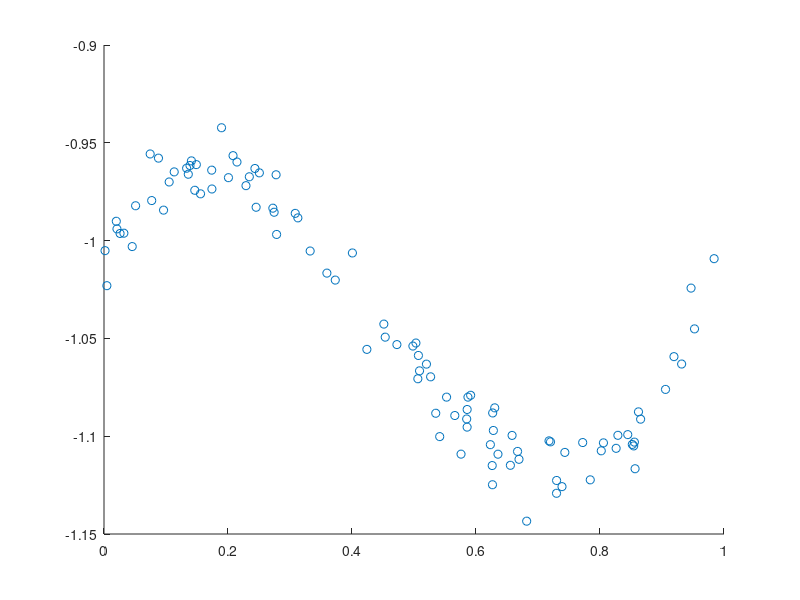

Write MATLAB code to recreate this figure. (Note: this script raises an error after producing the figure.)
%%
%
%  Copyright : Copyright (c) MOSEK ApS, Denmark. All rights reserved.
%
%  File :      normex.m
%
%  Purpose:   Demonstrates various norm minimization problems
%
%             * least squares regression
%             * ridge regularization
%             * lasso regularization
%             * p-norm minimization
%
%%

% This function runs a few examples
function normex()
% Create some random data
N  = 100;
x1 = sort(rand(N,1));
p  = @(t) 1.5*t.^3-2*t.^2+0.5*t.^1-1;
y1 = p(x1) + 0.01*randn(N,1);
xp = smallVander(x1, 5);
figure(1);
scatter(x1, y1);
hold on

% Least squares regression
x = norm_lse(xp, y1, zeros(0,6), []);
plot(0:0.01:1, smallVander((0:0.01:1)', 5)*x);

% With ridge regularization
x = norm_lse_reg(xp, y1, zeros(0,6), [], 0.1);
plot(0:0.01:1, smallVander((0:0.01:1)', 5)*x);

% Quadratic ridge
x = norm_lse_reg_quad(xp, y1, zeros(0,6), [], 0.2);
plot(0:0.01:1, smallVander((0:0.01:1)', 5)*x);

% Completely random large data for lasso example
N = 100;
K = 3000;
F = sprandn(K, N, 0.5);
g = randn(K, 1);
disp(sprintf('Lasso regularization'));
for gamma=[0.01, 0.1, 0.3, 0.6, 0.9, 1.3]
   x = norm_lse_lasso(F, g, zeros(0,N), [], gamma);
   disp(sprintf('Gamma %.4f  density %.0f%%   |Fx-g|_2: %.4f', gamma, sum(abs(x)>1e-6)/N*100, norm(F*x-g)));
end

% Example with the p-norm cone for various p
% We add a far outlier to the first example
x12 = [x1; 0.73];
y12 = [y1; -0.99];
xp2 = [x12.^5, x12.^4, x12.^3, x12.^2, x12.^1, x12.^0];
figure(2);
parts = [];
labels = [];
scatter(x12, y12);
hold on
for p=[1.1, 2.0, 3.0, 6.0]
   x = norm_p_norm(xp2, y12, zeros(0,6), [], p);
   parts = [parts; plot(0:0.01:1, smallVander((0:0.01:1)', 5)*x);];
   labels = [labels; sprintf('%.1f', p)];
end
legend(parts, labels);
end

% Least squares regression
% minimize \|Fx-g\|_2
function x = norm_lse(F,g,A,b)
clear prob;
[r, res] = mosekopt('symbcon');
n = size(F,2);
k = size(g,1);
m = size(A,1);

% Linear constraints in [x; t]
prob.a   = [A, zeros(m,1)];
prob.buc = b;
prob.blc = b;
prob.blx = -inf*ones(n+1,1);
prob.bux = inf*ones(n+1,1);
prob.c   = [zeros(n,1); 1];

% Affine conic constraint
prob.f = sparse([zeros(1,n), 1; F, zeros(k,1)]);
prob.g = [0; -g];
prob.cones = [ res.symbcon.MSK_CT_QUAD k+1 ];

% Solve
[r, res] = mosekopt('minimize echo(0)', prob);
x = res.sol.itr.xx(1:n);
end

% Least squares regression with regularization
% minimize \|Fx-g\|_2 + gamma*\|x\|_2
function x = norm_lse_reg(F,g,A,b,gamma)
clear prob;
[r, res] = mosekopt('symbcon');
n = size(F,2);
k = size(g,1);
m = size(A,1);

% Linear constraints in [x; t1; t2]
prob.a   = [A, zeros(m,2)];
prob.buc = b;
prob.blc = b;
prob.blx = -inf*ones(n+2,1);
prob.bux = inf*ones(n+2,1);
prob.c   = [zeros(n,1); 1; gamma];

% Affine conic constraint
prob.f = sparse([zeros(1,n),        1, 0; ...
                 F,           zeros(k,2); ...
                 zeros(1,n),        0, 1; ...
                 eye(n),      zeros(n,2) ]);
prob.g = [0; -g; zeros(n+1,1)];
prob.cones = [ res.symbcon.MSK_CT_QUAD k+1 res.symbcon.MSK_CT_QUAD n+1 ];

% Solve
[r, res] = mosekopt('minimize echo(0)', prob);
x = res.sol.itr.xx(1:n);
end

% Least squares regression with regularization
% The "classical" quadratic version
% minimize \|Fx-g\|_2^2 + gamma*\|x\|_2^2
function x = norm_lse_reg_quad(F,g,A,b,gamma)
clear prob;
[r, res] = mosekopt('symbcon');
n = size(F,2);
k = size(g,1);
m = size(A,1);

% Linear constraints in [x; t1; t2]
prob.a   = [A, zeros(m,2)];
prob.buc = b;
prob.blc = b;
prob.blx = -inf*ones(n+2,1);
prob.bux = inf*ones(n+2,1);
prob.c   = [zeros(n,1); 1; gamma];

% Affine conic constraint
prob.f = sparse([zeros(1,n),        1, 0; ...
                 zeros(1,n+2)           ; ...
                 F,           zeros(k,2); ...
                 zeros(1,n),        0, 1; ...
                 zeros(1,n+2)           ; ...                
                 eye(n),      zeros(n,2) ]);
prob.g = [0; 0.5; -g; 0; 0.5; zeros(n,1)];
prob.cones = [ res.symbcon.MSK_CT_RQUAD k+2 res.symbcon.MSK_CT_RQUAD n+2 ];

% Solve
[r, res] = mosekopt('minimize echo(0)', prob);
x = res.sol.itr.xx(1:n);
end

% Least squares regression with lasso regularization
% minimize \|Fx-g\|_2 + gamma*\|x\|_1
function x = norm_lse_lasso(F,g,A,b,gamma)
clear prob;
[r, res] = mosekopt('symbcon');
n = size(F,2);
k = size(g,1);
m = size(A,1);

% Linear constraints in [x; u; t1; t2]
prob.a   = [A,         zeros(m,n+2)      ; ...
            eye(n),    eye(n), zeros(n,2); ...
            -eye(n),   eye(n), zeros(n,2); ...
            zeros(1,n) -ones(1,n), 0, 1 ];
prob.buc = [b; inf*ones(2*n+1,1)];
prob.blc = [b; zeros(2*n+1,1)];
prob.blx = -inf*ones(2*n+2,1);
prob.bux = inf*ones(2*n+2,1);
prob.c   = [zeros(2*n,1); 1; gamma];

% Affine conic constraint
prob.f = sparse([zeros(1,2*n), 1, 0; F, zeros(k,n+2)]);
prob.g = [0; -g];
prob.cones = [ res.symbcon.MSK_CT_QUAD k+1 ];

% Solve
[r, res] = mosekopt('minimize echo(0)', prob);
x = res.sol.itr.xx(1:n);
end

% P-norm minimization
% minimize \|Fx-g\|_p
function x = norm_p_norm(F,g,A,b,p)
clear prob;
[r, res] = mosekopt('symbcon');
n = size(F,2);
k = size(g,1);
m = size(A,1);

% Linear constraints in [x; r; t]
prob.a   = [A, zeros(m,k+1); zeros(1,n), ones(1,k), -1];
prob.buc = [b; 0];
prob.blc = [b; 0];
prob.blx = -inf*ones(n+k+1,1);
prob.bux = inf*ones(n+k+1,1);
prob.c   = [zeros(n+k,1); 1];

% Permutation matrix which picks triples (r_i, t, F_ix-g_i)
M = [];
for i=1:3
  M = [M, sparse(i:3:3*k, 1:k, ones(k,1), 3*k, k)];
end

% Affine conic constraint
prob.f = M * sparse([zeros(k,n), eye(k), zeros(k,1); zeros(k,n+k), ones(k,1); F, zeros(k,k+1)]);
prob.g = M * [zeros(2*k,1); -g];
prob.cones = [ repmat([res.symbcon.MSK_CT_PPOW, 3, 2, 1.0, p-1], 1, k) ];

% Solve
[r, res] = mosekopt('minimize echo(0)', prob);
x = res.sol.itr.xx(1:n);
end

% Just a few columns of the Vandermode matrix
function M = smallVander(v, k)
M = [];
for i=0:k 
    M = [v.^i, M];
end
end